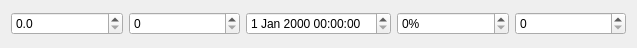
<?xml version="1.0" encoding="UTF-8"?>
<ui version="4.0">
 <class>DomainForm</class>
 <widget class="QWidget" name="DomainForm">
  <property name="geometry">
   <rect>
    <x>0</x>
    <y>0</y>
    <width>637</width>
    <height>48</height>
   </rect>
  </property>
  <property name="sizePolicy">
   <sizepolicy hsizetype="Preferred" vsizetype="Minimum">
    <horstretch>0</horstretch>
    <verstretch>0</verstretch>
   </sizepolicy>
  </property>
  <property name="windowTitle">
   <string>Form</string>
  </property>
  <layout class="QVBoxLayout" name="verticalLayout">
   <item>
    <layout class="QHBoxLayout" name="horizontalLayout">
     <item>
      <widget class="QDoubleSpinBox" name="speedSpinBox">
       <property name="accelerated">
        <bool>true</bool>
       </property>
       <property name="decimals">
        <number>1</number>
       </property>
       <property name="maximum">
        <double>500.000000000000000</double>
       </property>
      </widget>
     </item>
     <item>
      <widget class="QSpinBox" name="dirSpinBox">
       <property name="accelerated">
        <bool>true</bool>
       </property>
       <property name="maximum">
        <number>359</number>
       </property>
      </widget>
     </item>
     <item>
      <widget class="QDateTimeEdit" name="timeEdit"/>
     </item>
     <item>
      <widget class="QSpinBox" name="cloudSpinBox">
       <property name="suffix">
        <string>%</string>
       </property>
      </widget>
     </item>
     <item>
      <widget class="QSpinBox" name="tempSpinBox"/>
     </item>
    </layout>
   </item>
  </layout>
 </widget>
 <resources/>
 <connections/>
</ui>
